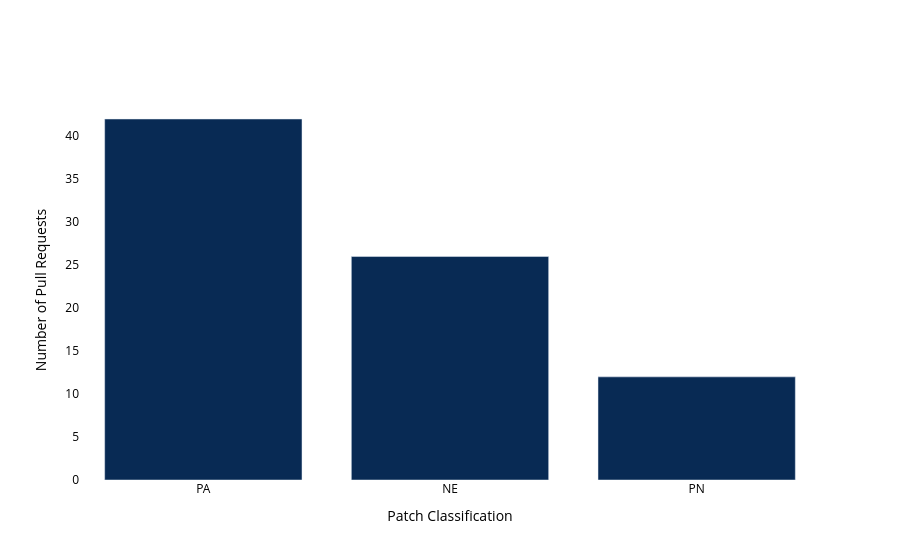

The notebook cell this image was saved under:
### Code cell
class_counts = unique_pr_classes["Patch Classification"].value_counts()

import plotly.graph_objects as go

fig = go.Figure(go.Bar(
    x=class_counts.index,
    y=class_counts.values,
    marker_color="#082a54"
))
fig.update_layout(
    xaxis_title="Patch Classification",
    yaxis_title="Number of Pull Requests",
    plot_bgcolor="white",
    font_color="black"
)
fig.show()

### Figure 1 — Plotly figure (JSON) as saved in the notebook; plotly's stock layout.template omitted (floating-point values rounded to 4 significant figures)
{"data": [{"marker": {"color": "#082a54"}, "type": "bar", "x": ["PA", "NE", "PN"], "y": [42, 26, 12]}], "layout": {"font": {"color": "black"}, "plot_bgcolor": "white", "xaxis": {"title": {"text": "Patch Classification"}}, "yaxis": {"title": {"text": "Number of Pull Requests"}}}}
